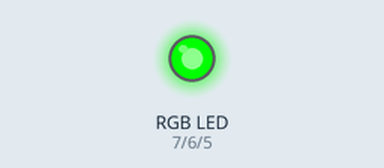
Bench run of a sketch on a simulated Arduino Uno, built with avr-gcc and run on an emulated ATmega328P. Parts: an RGB LED mixed from three pins (HIGH = lit).

Above: at 0.05 s.
At 3.05 s:
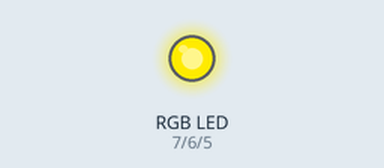
At 5.75 s:
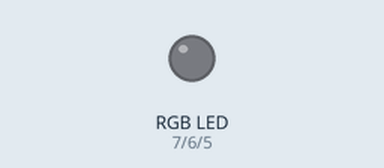
At 11.45 s:
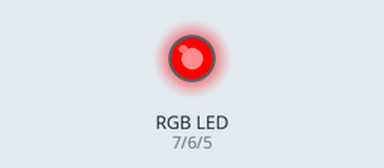
Timing chart, 0 to 15.0 s (numbered marks = the images above):
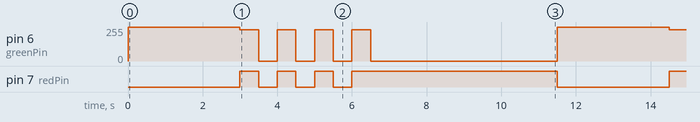

Measured:
- by itself, pin 6 (greenPin): repeats every 11.5 s: 3 × (235/255 0.50 s, 0/255 0.50 s), 235/255 0.50 s, 0/255 5.0 s, 255/255 3.0 s
- by itself, pin 7 (redPin): repeats every 11.5 s: 2 × (LOW 0.50 s, HIGH 0.50 s), LOW 0.50 s, HIGH 5.5 s, LOW 3.0 s, HIGH 0.50 s

The sketch:

EXP6_rgb_led.ino
```cpp
int redPin= 7;
int greenPin = 6;
int bluePin = 5;

void setup() {
  pinMode(redPin, OUTPUT);
  pinMode(greenPin, OUTPUT);
  pinMode(bluePin, OUTPUT);
}

void loop() {
  setColor(0, 255, 0); // Green Color
  delay(3000);
  setColor(235, 235, 0); // Yellow Color
  delay(500);
  //Blink
  setColor(0, 0, 0);
  delay(500);
  setColor(235, 235, 0);
  delay(500);
  setColor(0, 0, 0);
  delay(500);
  setColor(235, 235, 0);
  delay(500);
  setColor(0, 0, 0);
  delay(500);
  setColor(235, 235, 0);
  delay(500);
  setColor(255, 0, 0); // Red Color
  delay(5000);
}

void setColor(int redValue, int greenValue, int blueValue) {
  analogWrite(redPin, redValue);
  analogWrite(greenPin, greenValue);
  analogWrite(bluePin, blueValue);
}
```
